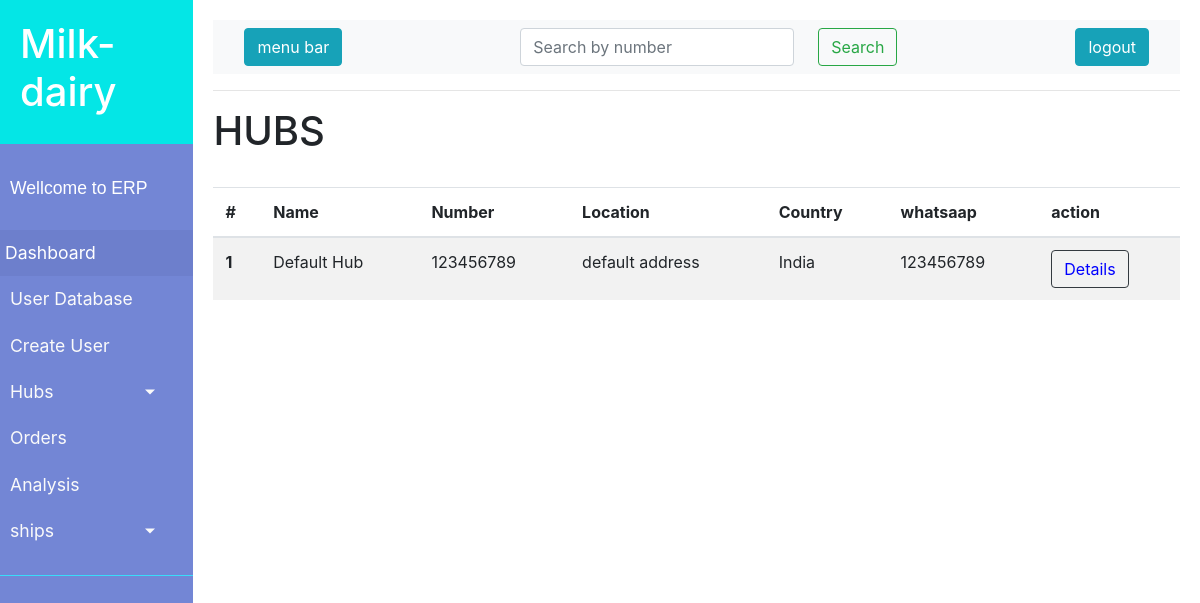
/dashboard/hublist (signed in), run on the app's committed database.
### hub/models.py (models this page shows, shortened)
class Hub_detail(models.Model):
    id = models.AutoField(primary_key=True)
    hub_user = models.OneToOneField(User, on_delete=models.CASCADE)
    hub_name = models.CharField(max_length=225)
    number = models.IntegerField( default=00000000)
    address = models.CharField(max_length=400, default='default_address')
    whatsaap_number = models.IntegerField(default = 0000000000)

### milk/decorators.py (the view)
        def wrapper_func(request, *args, **kwargs):
            group = None
            if request.user.groups.exists():
                group = request.user.groups.all()[0].name
                if group == allowed:
                    return view_func(request, *args, **kwargs)
                else:
                    return HttpResponse('you are not authorised for this action1')
            else:
                return HttpResponse('you are not authorised for this action')

### milkdairy/views.py (called while the page is built)
@login_required(login_url='/')
@authentication(allowed='admin')
def hublist(request):
    data = {'hubs':Hub_detail.objects.all}
    return render(request, 'milk/hublist.html',data)

### milkdairy/templates/milk/hublist.html (shortened to what this page needs)
    {% extends 'milk/baseTemplate.html'  %}
    {% block body %}
        <h1>HUBS</h1>
        <br>
        <table class="table table-striped">
            <thead>
              <tr>
                <th scope="col">#</th>
                <th scope="col">Name</th>
                <th scope="col">Number</th>
                <th scope="col">Location</th>
                <th scope="col">Country</th>
                <th scope="col">whatsaap</th>
                <th scope="col">action</th>
              </tr>
            </thead>
            <tbody>
              {% for i in hubs %}
              <tr>
                <th scope="row">{{i.id}}</th>
                <td>{{i.hub_name}}</td>
                <td>{{i.number}}</td>
                <td>{{i.address}}</td>
                <td>India</td>
                <td>{{i.whatsaap_number}}</td>
                <td><a href="/dashboard/hubdetail/{{i.id}}"><bttton class="btn btn-outline-dark"> Details</bttton></a></td>
              </tr>
              {% endfor %}
            </tbody>
        </table>
      {% endblock %}

### data on the page
Hub_detail: id "1", hub_name "Default Hub", number "123456789", address "default address", whatsaap_number "123456789"
